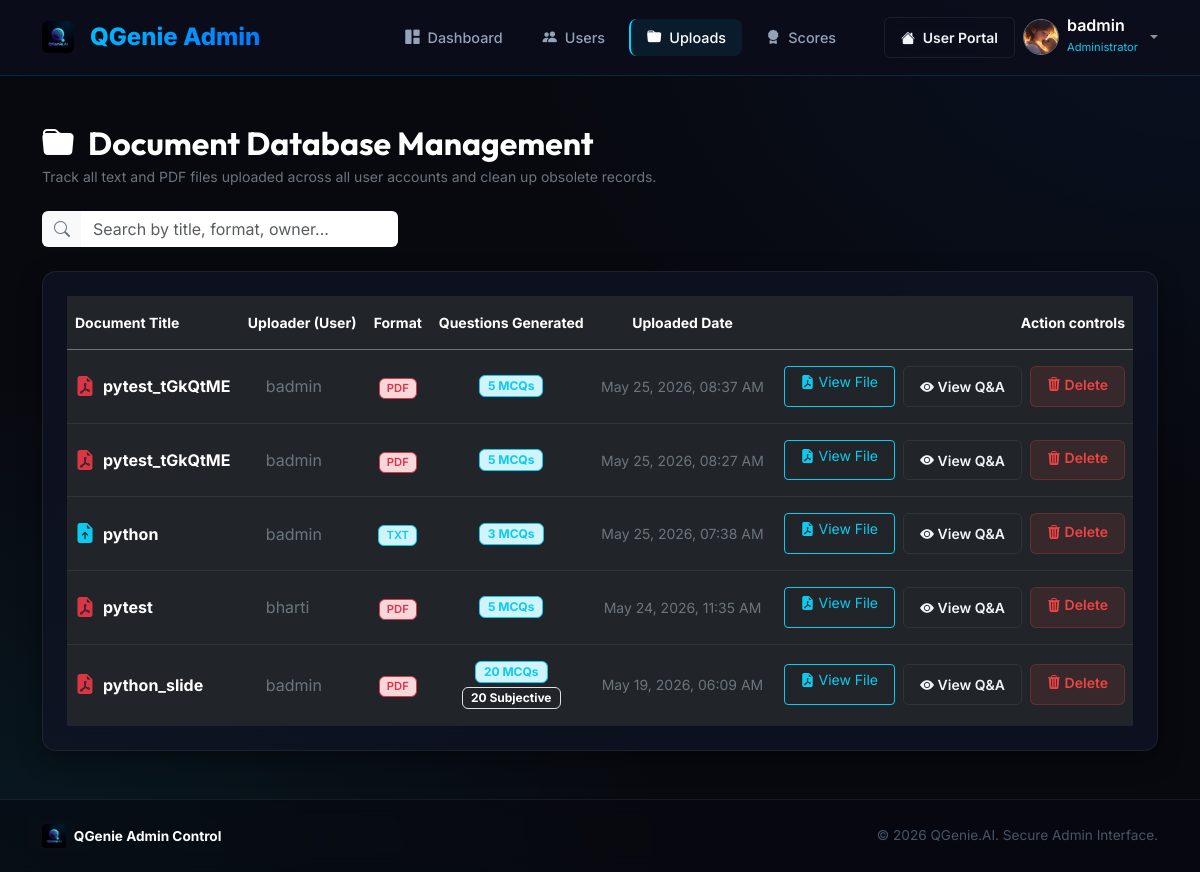
The app's page /admin-panel/files/ (signed in) with its own data.
### QGenieAIapp/models.py (models this page shows, shortened)
class UserProfile(models.Model):
    THEME_CHOICES = [
        ('indigo', 'Indigo Glow'),
        ('emerald', 'Emerald Forest'),
        ('rose', 'Rose Quartz'),
        ('amber', 'Amber Gold'),
        ('dark', 'Midnight Dark'),
    ]
    THEME_MODE_CHOICES = [
        ('light', 'Light Mode'),
        ('dark', 'Dark Mode'),
        ('night', 'Night Mode'),
    ]
    user = models.OneToOneField(User, on_delete=models.CASCADE, related_name='profile')
    avatar = models.ImageField(upload_to='avatars/', blank=True, null=True)
    theme = models.CharField(max_length=20, choices=THEME_CHOICES, default='indigo')
    theme_mode = models.CharField(max_length=20, choices=THEME_MODE_CHOICES, default='dark')

class UploadedFile(models.Model):
    FILE_TYPES = [
        ('PDF', 'PDF Document'),
        ('TXT', 'Plain Text File'),
    ]
    user = models.ForeignKey(User, on_delete=models.CASCADE, related_name='uploaded_files')
    file = models.FileField(upload_to='uploads/')
    title = models.CharField(max_length=255)
    file_type = models.CharField(max_length=10, choices=FILE_TYPES)
    include_answers = models.BooleanField(default=True)
    uploaded_at = models.DateTimeField(auto_now_add=True)
    summary_markdown = models.TextField(blank=True, null=True)
    detected_topic = models.CharField(max_length=100, blank=True, null=True)
    difficulty = models.CharField(max_length=20, default='medium')

### QGenieAIapp/views.py (the view)
# urls.py: path('admin-panel/files/', views.admin_manage_files_view, name='admin_manage_files'),
@login_required
def admin_manage_files_view(request):
    if not request.user.is_staff:
        messages.error(request, "Access denied. Administrative privileges required.")
        return redirect('dashboard')
    files = UploadedFile.objects.all().order_by('-uploaded_at')
    return render(request, 'admin_panel/manage_files.html', {'files': files})

### templates/admin_panel/manage_files.html (shortened to what this page needs)
{% extends 'admin_panel/admin_base.html' %}
{% block content %}
<div class="row mb-4">
    <div class="col-12">
        <h2 class="text-white fw-bold mb-1"><i class="bi bi-folder-fill text-purple me-2"></i> Document Database Management</h2>
        <p class="text-secondary small mb-0">Track all text and PDF files uploaded across all user accounts and clean up obsolete records.</p>
    </div>
</div>
<div class="row mb-4">
    <div class="col-md-6 col-lg-4">
        <div class="input-group">
            <span class="input-group-text bg-dark-input text-secondary border-0" style="border-top-right-radius: 0 !important; border-bottom-right-radius: 0 !important;"><i class="bi bi-search"></i></span>
            <input type="text" class="form-control bg-dark-input border-0" id="adminSearch" placeholder="Search by title, format, owner..." style="border-top-left-radius: 0 !important; border-bottom-left-radius: 0 !important;">
        </div>
    </div>
</div>
<div class="row">
    <div class="col-12">
        <div class="card admin-card p-4">
            <div class="table-responsive">
                <table class="table table-dark table-hover align-middle admin-table mb-0" id="searchableTable">
                    <thead>
                        <tr class="text-secondary small">
                            <th scope="col" class="border-secondary py-3">Document Title</th>
                            <th scope="col" class="border-secondary py-3">Uploader (User)</th>
                            <th scope="col" class="border-secondary py-3 text-center">Format</th>
                            <th scope="col" class="border-secondary py-3 text-center">Questions Generated</th>
                            <th scope="col" class="border-secondary py-3 text-center">Uploaded Date</th>
                            <th scope="col" class="border-secondary py-3 text-end">Action controls</th>
                        </tr>
                    </thead>
                    <tbody>
                        {% for f in files %}
                            <tr>
                                <td class="py-3 fw-bold text-white">
                                    <div class="d-flex align-items-center gap-2">
                                        {% if f.file_type == 'PDF' %}
                                            <i class="bi bi-file-earmark-pdf-fill text-danger fs-5"></i>
                                        {% else %}
                                            <i class="bi bi-file-earmark-arrow-up-fill text-info fs-5"></i>
                                        {% endif %}
                                        <span class="text-truncate" style="max-width: 250px;" title="{{ f.title }}">{{ f.title }}</span>
                                    </div>
                                </td>
                                <td class="py-3 text-secondary">
                                    <div class="d-flex align-items-center gap-1">
                                        <i class="bi bi-person small text-muted"></i>
                                        <span>{{ f.user.username }}</span>
                                    </div>
                                </td>
                                <td class="py-3 text-center">
                                    <span class="badge {% if f.file_type == 'PDF' %}bg-danger-subtle text-danger border border-danger{% else %}bg-info-subtle text-info border border-info{% endif %} px-2.5 py-1.5 fw-semibold" style="font-size: 0.7rem;">
                                        {{ f.file_type }}
                                    </span>
                                </td>
                                <td class="py-3 text-center">
                                    {% if f.questions.exists or f.normal_questions.exists %}
                                        <div class="d-flex flex-column align-items-center gap-1">
                                            {% if f.questions.exists %}
                                                <span class="badge bg-info-subtle text-info py-1 px-2 border border-info small fw-bold" style="font-size:0.75rem;">
                                                    {{ f.questions.count }} MCQs
                                                </span>
                                            {% endif %}
                                            {% if f.normal_questions.exists %}
                                                <span class="badge bg-purple-subtle text-purple py-1 px-2 border border-purple small fw-bold" style="font-size:0.75rem;">
                                                    {{ f.normal_questions.count }} Subjective
                                                </span>
                                            {% endif %}
                                        </div>
                                    {% else %}
                                        <span class="badge bg-secondary-subtle text-secondary py-1 px-2 border border-secondary small">
                                            0 Questions
                                        </span>
                                    {% endif %}
                                </td>
                                <td class="py-3 text-center text-secondary small">{{ f.uploaded_at|date:"M d, Y, h:i A" }}</td>
                                <td class="py-3 text-end">
                                    <div class="d-flex justify-content-end gap-2">
                                        <a href="{% url 'file_preview' f.id %}" class="btn btn-outline-info btn-sm py-1.5 px-3" title="View PDF/File">
                                            <i class="bi bi-file-earmark-pdf-fill"></i> View File
                                        </a>
                                        <a href="{% url 'review_content' f.id %}" class="btn btn-admin-outline btn-sm py-1.5 px-3" title="View Generated Q&A">
                                            <i class="bi bi-eye-fill"></i> View Q&A
                                        </a>
                                        <a href="{% url 'admin_delete_file' f.id %}" class="btn btn-admin-danger btn-sm py-1.5 px-3 confirm-delete" data-item="document '{{ f.title }}'">
                                            <i class="bi bi-trash3-fill"></i> Delete
                                        </a>
                                    </div>
                                </td>
                            </tr>
                        {% empty %}
                            <tr>
                                <td colspan="6" class="text-center py-5 text-muted">
                                    <i class="bi bi-folder2-open fs-2 mb-2 d-block"></i> No files are currently uploaded in the system database.
                                </td>
                            </tr>
                        {% endfor %}
                    </tbody>
                </table>
            </div>
        </div>
    </div>
</div>
{% endblock %}

### templates/admin_panel/admin_base.html (shortened to what this page needs)
{% load static %}
<!DOCTYPE html>
<html lang="en">
<head>
    <link href="https://cdn.jsdelivr.net/npm/bootstrap@5.3.0/dist/css/bootstrap.min.css" rel="stylesheet">
    <link rel="stylesheet" href="https://cdn.jsdelivr.net/npm/bootstrap-icons@1.10.5/font/bootstrap-icons.css">
    <link rel="stylesheet" href="{% static 'css/admin.css' %}">
</head>
<body>
    <nav class="navbar navbar-expand-lg navbar-dark navbar-admin">
        <div class="container">
            <a class="navbar-brand navbar-brand-admin" href="{% url 'admin_dashboard' %}">
                <img src="{% static 'img/logo.png' %}" alt="QGenie Logo" height="32" class="me-2 align-middle" style="border-radius: 6px;"> <span class="align-middle">QGenie Admin</span>
            </a>
            <div class="collapse navbar-collapse" id="adminNavbar">
                <ul class="navbar-nav ms-auto align-items-center gap-2 mt-3 mt-lg-0">
                    <li class="nav-item">
                        <a class="nav-link nav-link-admin {% if request.resolver_match.url_name == 'admin_dashboard' %}active{% endif %}" href="{% url 'admin_dashboard' %}">
                            <i class="bi bi-grid-1x2-fill me-1"></i> Dashboard
                        </a>
                    </li>
                    <li class="nav-item">
                        <a class="nav-link nav-link-admin {% if request.resolver_match.url_name == 'admin_manage_users' %}active{% endif %}" href="{% url 'admin_manage_users' %}">
                            <i class="bi bi-people-fill me-1"></i> Users
                        </a>
                    </li>
                    <li class="nav-item">
                        <a class="nav-link nav-link-admin {% if request.resolver_match.url_name == 'admin_manage_files' %}active{% endif %}" href="{% url 'admin_manage_files' %}">
                            <i class="bi bi-folder-fill me-1"></i> Uploads
                        </a>
                    </li>
                    <li class="nav-item">
                        <a class="nav-link nav-link-admin {% if request.resolver_match.url_name == 'admin_manage_results' %}active{% endif %}" href="{% url 'admin_manage_results' %}">
                            <i class="bi bi-award-fill me-1"></i> Scores
                        </a>
                    </li>
                    <li class="nav-item ms-lg-4 d-flex align-items-center gap-2">
                        <a href="{% url 'dashboard' %}" class="btn btn-admin-outline btn-sm py-1.5 px-3 d-none d-lg-inline-block" title="Return to User Portal">
                            <i class="bi bi-house-fill me-1"></i> User Portal
                        </a>
                        <div class="dropdown">
                            <a class="nav-link dropdown-toggle d-flex align-items-center gap-2 text-decoration-none" href="#" id="adminDropdown" role="button" data-bs-toggle="dropdown" aria-expanded="false" style="padding: 0;">
                                {% if request.user.profile.avatar %}
                                    <img src="{{ request.user.profile.avatar.url }}" alt="Admin Avatar" class="rounded-circle border border-secondary" style="width: 36px; height: 36px; object-fit: cover;">
                                {% endif %}
                                <div class="d-none d-lg-block">
                                    <span class="text-white d-block hover-indigo lh-1" style="font-weight: 600;">{{ request.user.username }}</span>
                                    <span class="text-info small lh-1" style="font-size: 0.7rem;">Administrator</span>
                                </div>
                            </a>
                        </div>
                    </li>
                </ul>
            </div>
        </div>
    </nav>
    <div class="container my-5 flex-grow-1">
        {% block content %}{% endblock %}
    </div>
    <footer>
        <div class="container text-center">
            <div class="d-flex flex-column flex-md-row justify-content-between align-items-center gap-3">
                <div>
                    <img src="{% static 'img/logo.png' %}" alt="QGenie Logo" height="24" class="me-1 align-middle" style="border-radius: 4px;"> <span class="text-white fw-bold align-middle">QGenie Admin Control</span>
                </div>
                <div>
                    &copy; 2026 QGenie.AI. Secure Admin Interface.
                </div>
            </div>
        </div>
    </footer>
</body>
</html>

### static/css/admin.css (style rules this page uses)
:root { --bg-color: #08090f; --bg-card: rgba(17, 20, 38, 0.7); --bg-glass: rgba(12, 14, 28, 0.85); --border-glass: rgba(255, 255, 255, 0.07); --accent-primary: #00d2ff; --accent-secondary: #0072ff; --accent-glow: rgba(0, 210, 255, 0.12); --text-primary: #f1f5f9; --text-secondary: #94a3b8; --text-muted: #475569; }
body { background-color: var(--bg-color); color: var(--text-primary); font-family: 'Inter', sans-serif; min-height: 100vh; display: flex; flex-direction: column; overflow-x: hidden; background-image: radial-gradient(at 0% 100%, rgba(0, 210, 255, 0.08) 0px, transparent 40%), radial-gradient(at 100% 0%, rgba(0, 114, 255, 0.08) 0px, transparent 40%); background-attachment: fixed; }
h1, h2, h3, h4, h5, h6, .display-font { font-family: 'Outfit', sans-serif; font-weight: 600; }
.navbar-admin { background: var(--bg-glass); backdrop-filter: blur(16px); -webkit-backdrop-filter: blur(16px); border-bottom: 1px solid rgba(0, 210, 255, 0.15); padding: 0.9rem 0; z-index: 1000; }
.navbar-brand-admin { font-size: 1.5rem; font-weight: 800; background: linear-gradient(135deg, var(--accent-primary) 0%, var(--accent-secondary) 100%); -webkit-background-clip: text; -webkit-text-fill-color: transparent; display: flex; align-items: center; gap: 0.5rem; }
.nav-link-admin { color: var(--text-secondary); font-weight: 500; font-size: 0.9rem; padding: 0.5rem 1rem !important; border-radius: 8px; transition: all 0.3s ease; }
.nav-link-admin:hover, .nav-link-admin.active { color: var(--text-primary); background: rgba(0, 210, 255, 0.08); }
.nav-link-admin.active { border-left: 2px solid var(--accent-primary); }
.admin-card { background: var(--bg-card); backdrop-filter: blur(12px); -webkit-backdrop-filter: blur(12px); border: 1px solid var(--border-glass); border-radius: 14px; box-shadow: 0 8px 25px rgba(0, 0, 0, 0.4); transition: all 0.3s cubic-bezier(0.4, 0, 0.2, 1); }
.btn-admin-outline { background: transparent; color: var(--text-primary); border: 1px solid var(--border-glass); padding: 0.55rem 1.4rem; border-radius: 6px; font-weight: 600; transition: all 0.3s ease; }
.btn-admin-danger { background: rgba(239, 68, 68, 0.1); color: #ef4444; border: 1px solid rgba(239, 68, 68, 0.25); padding: 0.4rem 1rem; border-radius: 6px; font-weight: 600; transition: all 0.3s ease; }
.admin-table { border-color: var(--border-glass) !important; }
.admin-table tbody tr { transition: all 0.2s ease; }
footer { margin-top: auto; border-top: 1px solid var(--border-glass); background: rgba(8, 9, 15, 0.6); backdrop-filter: blur(10px); padding: 1.5rem 0; color: var(--text-muted); font-size: 0.85rem; }

### records on screen
UploadedFile: title "pytest_tGkQtME", user.username "badmin", file_type "PDF", questions.count "5", uploaded_at "May 25, 2026, 08:37 AM"
UploadedFile: title "pytest_tGkQtME", user.username "badmin", file_type "PDF", questions.count "5", uploaded_at "May 25, 2026, 08:27 AM"
UploadedFile: title "python", user.username "badmin", file_type "TXT", questions.count "3", uploaded_at "May 25, 2026, 07:38 AM"
UploadedFile: title "pytest", user.username "bharti", file_type "PDF", questions.count "5", uploaded_at "May 24, 2026, 11:35 AM"
UploadedFile: title "python_slide", user.username "badmin", file_type "PDF", questions.count "20", normal_questions.count "20", uploaded_at "May 19, 2026, 06:09 AM"

### other values on screen
{{ request.user.username }} "badmin"
